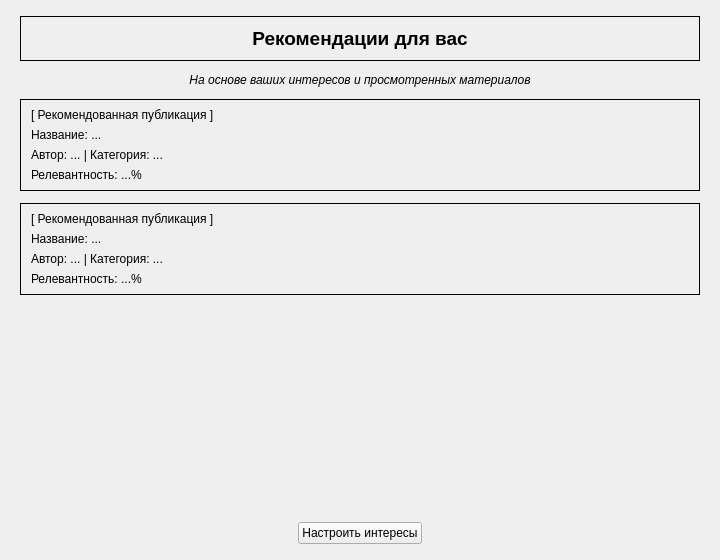
<?xml version="1.0" encoding="UTF-8"?>
<ui version="4.0">
 <class>RecommendationsScreen</class>
 <widget class="QWidget" name="RecommendationsScreen">
  <property name="geometry">
   <rect>
    <x>0</x>
    <y>0</y>
    <width>720</width>
    <height>560</height>
   </rect>
  </property>
  <property name="minimumSize">
   <size>
    <width>720</width>
    <height>560</height>
   </size>
  </property>
  <property name="windowTitle">
   <string>7. Экран рекомендаций (перспективный)</string>
  </property>
  <layout class="QVBoxLayout" name="mainLayout">
   <property name="leftMargin">
    <number>20</number>
   </property>
   <property name="topMargin">
    <number>16</number>
   </property>
   <property name="rightMargin">
    <number>20</number>
   </property>
   <property name="bottomMargin">
    <number>16</number>
   </property>
   <property name="spacing">
    <number>12</number>
   </property>
   <item>
    <widget class="QFrame" name="headerFrame">
     <property name="frameShape">
      <enum>QFrame::Box</enum>
     </property>
     <property name="frameShadow">
      <enum>QFrame::Plain</enum>
     </property>
     <layout class="QVBoxLayout" name="headerLayout">
      <property name="leftMargin">
       <number>8</number>
      </property>
      <property name="topMargin">
       <number>10</number>
      </property>
      <property name="rightMargin">
       <number>8</number>
      </property>
      <property name="bottomMargin">
       <number>10</number>
      </property>
      <item>
       <widget class="QLabel" name="titleLabel">
        <property name="font">
         <font>
          <pointsize>14</pointsize>
          <bold>true</bold>
         </font>
        </property>
        <property name="text">
         <string>Рекомендации для вас</string>
        </property>
        <property name="alignment">
         <set>Qt::AlignCenter</set>
        </property>
       </widget>
      </item>
     </layout>
    </widget>
   </item>
   <item>
    <widget class="QLabel" name="subtitleLabel">
     <property name="font">
      <font>
       <italic>true</italic>
      </font>
     </property>
     <property name="text">
      <string>На основе ваших интересов и просмотренных материалов</string>
     </property>
     <property name="alignment">
      <set>Qt::AlignCenter</set>
     </property>
    </widget>
   </item>
   <item>
    <widget class="QFrame" name="recommendationCard1">
     <property name="frameShape">
      <enum>QFrame::Box</enum>
     </property>
     <property name="frameShadow">
      <enum>QFrame::Plain</enum>
     </property>
     <layout class="QVBoxLayout" name="card1Layout">
      <property name="leftMargin">
       <number>10</number>
      </property>
      <property name="topMargin">
       <number>8</number>
      </property>
      <property name="rightMargin">
       <number>10</number>
      </property>
      <property name="bottomMargin">
       <number>8</number>
      </property>
      <property name="spacing">
       <number>6</number>
      </property>
      <item>
       <widget class="QLabel" name="card1HeaderLabel">
        <property name="text">
         <string>[ Рекомендованная публикация ]</string>
        </property>
       </widget>
      </item>
      <item>
       <widget class="QLabel" name="card1TitleLabel">
        <property name="text">
         <string>Название: ...</string>
        </property>
       </widget>
      </item>
      <item>
       <widget class="QLabel" name="card1MetaLabel">
        <property name="text">
         <string>Автор: ... | Категория: ...</string>
        </property>
       </widget>
      </item>
      <item>
       <widget class="QLabel" name="card1RelevanceLabel">
        <property name="text">
         <string>Релевантность: ...%</string>
        </property>
       </widget>
      </item>
     </layout>
    </widget>
   </item>
   <item>
    <widget class="QFrame" name="recommendationCard2">
     <property name="frameShape">
      <enum>QFrame::Box</enum>
     </property>
     <property name="frameShadow">
      <enum>QFrame::Plain</enum>
     </property>
     <layout class="QVBoxLayout" name="card2Layout">
      <property name="leftMargin">
       <number>10</number>
      </property>
      <property name="topMargin">
       <number>8</number>
      </property>
      <property name="rightMargin">
       <number>10</number>
      </property>
      <property name="bottomMargin">
       <number>8</number>
      </property>
      <property name="spacing">
       <number>6</number>
      </property>
      <item>
       <widget class="QLabel" name="card2HeaderLabel">
        <property name="text">
         <string>[ Рекомендованная публикация ]</string>
        </property>
       </widget>
      </item>
      <item>
       <widget class="QLabel" name="card2TitleLabel">
        <property name="text">
         <string>Название: ...</string>
        </property>
       </widget>
      </item>
      <item>
       <widget class="QLabel" name="card2MetaLabel">
        <property name="text">
         <string>Автор: ... | Категория: ...</string>
        </property>
       </widget>
      </item>
      <item>
       <widget class="QLabel" name="card2RelevanceLabel">
        <property name="text">
         <string>Релевантность: ...%</string>
        </property>
       </widget>
      </item>
     </layout>
    </widget>
   </item>
   <item>
    <spacer name="bottomSpacer">
     <property name="orientation">
      <enum>Qt::Vertical</enum>
     </property>
     <property name="sizeHint" stdset="0">
      <size>
       <width>20</width>
       <height>40</height>
      </size>
     </property>
    </spacer>
   </item>
   <item>
    <layout class="QHBoxLayout" name="interestsButtonLayout">
     <item>
      <spacer name="interestsLeftSpacer">
       <property name="orientation">
        <enum>Qt::Horizontal</enum>
       </property>
       <property name="sizeHint" stdset="0">
        <size>
         <width>40</width>
         <height>20</height>
        </size>
       </property>
      </spacer>
     </item>
     <item>
      <widget class="QPushButton" name="configureInterestsButton">
       <property name="text">
        <string>Настроить интересы</string>
       </property>
      </widget>
     </item>
     <item>
      <spacer name="interestsRightSpacer">
       <property name="orientation">
        <enum>Qt::Horizontal</enum>
       </property>
       <property name="sizeHint" stdset="0">
        <size>
         <width>40</width>
         <height>20</height>
        </size>
       </property>
      </spacer>
     </item>
    </layout>
   </item>
  </layout>
 </widget>
 <resources/>
 <connections/>
</ui>
